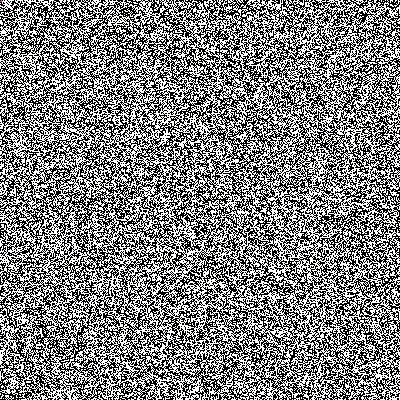
Frame 1 (no input)
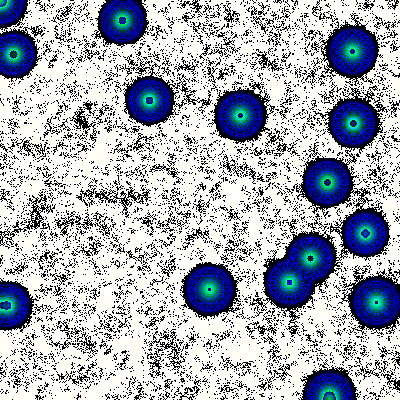
Frame 60 (the mouse pressed at the canvas centre just before this capture)
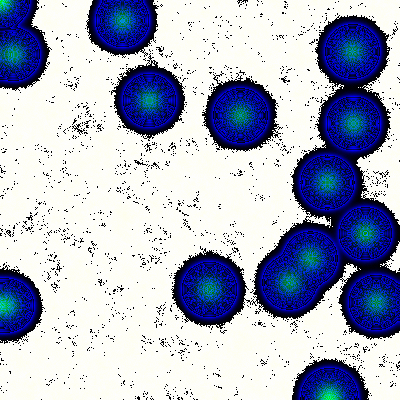
Frame 120 (the mouse held since frame 60 and released just before this capture)

The Processing sketch that drew these frames (run headless with seeded random() and noise(); from frame 60 on, the mouse is pressed at the canvas centre):

// Processing sketch: processing_17793
// ── processing_17793.pde

/*
 *
 */
 
 PImage img, img2;
 int r, g, b, x, a;
 int ran;
 int up, down, left, right, upleft, upright, downleft, downright, centre;
 int count = 1;
 color col;
 void setup()
 
 {
   size(400, 400);
   img = createImage(400, 400, ARGB);
   ran = 10;
   smooth();
   
   for(int i = 1; i < img.pixels.length; i++){
     
     img.pixels[i] = color(0, 0, 0, 255);
   }
       
       //img.pixels[int(random(img.pixels.length))] = color(0, 0, 0);
      // print(r + "-" + g + "-" + b);
    
}

 
 void draw()
 {
   background(0);
   img2 = createImage(400, 400, ARGB);


   img2.pixels[0] = (img.pixels[0] + img.pixels[1] + img.pixels[width] + img.pixels[width + 1]) / 4 + int(random(ran)) - ran/2;;
   
   for(int i = 1; i < img2.pixels.length; i++){
     up = i - width;
     down = i + width;
     left = i - 1;
     right = i + 1;
     upleft = i - img.width - 1;
     upright = i - img.width + 1;
     downleft = i + img.width - 1;
     downright = i + img.width + 1;
     centre = i;
     
     if(i < img2.width){
       if(i == img2.width - 1){ 
         //top right hand corner
         img2.pixels[i] = (img.pixels[centre] + img.pixels[left] + img.pixels[downleft] + img.pixels[down]) / 4 + int(random(ran)) - ran/2;    
       }else{ 
         // top row, excluding top right corner
         img2.pixels[i] = (img.pixels[left] + img.pixels[right] + img.pixels[down] + img.pixels[downleft] + img.pixels[downright] + img.pixels[centre]) / 6  + int(random(ran)) - ran/2;
       }
     }else{
       if(i % img.width == 0 && i < img.pixels.length - img.width){
         //left hand side excluding bottom left hand corner
         img2.pixels[i] = (img.pixels[centre] + img.pixels[up] + img.pixels[down] + img.pixels[upright] + img.pixels[downright] + img.pixels[right]) / 6 + int(random(ran)) - ran/2;
       }else if(i % img.width == 0 && i == img.pixels.length - img.width){
         //bottom left hand corner
         img2.pixels[i] = (img.pixels[centre] + img.pixels[up] + img.pixels[upleft] + img.pixels[right]) / 4 + int(random(ran)) - ran/2;
       }else if(i % img.width == img.width - 1 && i < img.pixels.length - 1){
         //right hand side excluding bottom right hand corner
         img2.pixels[i] = (img.pixels[centre] + img.pixels[up] + img.pixels[down] + img.pixels[left] + img.pixels[upleft] + img.pixels[downleft]) / 6  + int(random(ran)) - ran/2;
       }else if(i == img.pixels.length - 1){
         //bottom right hand corner
         img2.pixels[i] = (img.pixels[centre] + img.pixels[up] + img.pixels[left] + img.pixels[upleft]) / 4 + int(random(ran)) - ran/2;
       }else if(i > img.pixels.length - width && i < img.pixels.length - 1){
         //bottom row excluding both bottom corners
         img2.pixels[i] = (img.pixels[centre] + img.pixels[left] + img.pixels[right] + img.pixels[up] + img.pixels[upleft] + img.pixels[upright]) / 6  + int(random(ran)) - ran/2;
       }else if(i % img.width != 0 && i % img.width != img.width - 1 && i < img.pixels.length - width){
         img2.pixels[i] = (img.pixels[centre] + img.pixels[up] + img.pixels[down] + img.pixels[left] + img.pixels[right] + img.pixels[upleft] + img.pixels[upright] + img.pixels[downleft] + img.pixels[downright]) / 9 + int(random(ran)) - ran/2;
     }
   }
   }
     
   img = img2;
   if(count < 15){
  
     img2.pixels[int(random(img.pixels.length))] = color(0, 0, 0, 0);

   }
   count++;
   
   image(img2, 0, 0);
   
 }
 
 void mouseClicked(){
   count = 0;
   for(int i = 1; i < img.pixels.length; i++){
     img.pixels[i] = color(0, 0, 0, 255);
   }
 
 }
 
